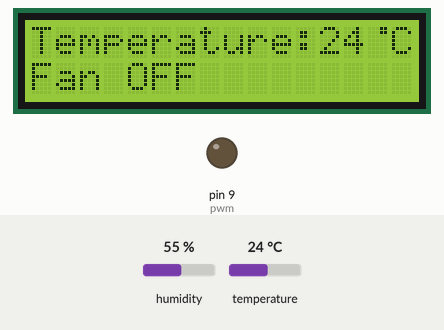
Recording of a sketch running on a simulated Arduino Uno, built with avr-gcc and run on an emulated ATmega328P. Shown: 16×2 character LCD, output pins drawn as LEDs (lit = HIGH). The test bench sets the inputs (shaded band); at power-on: temperature 24 °C, humidity 55 %.

Above: at 5.2 s.
5.3 s: temperature set to 28 °C
At 7.5 s:
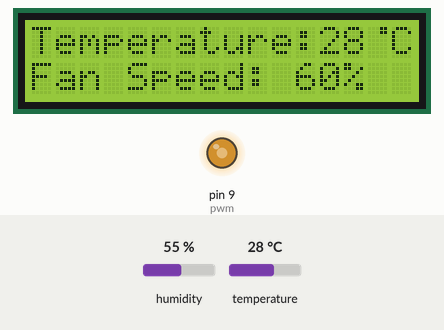
9.2 s: temperature set to 33 °C
At 10.9 s:
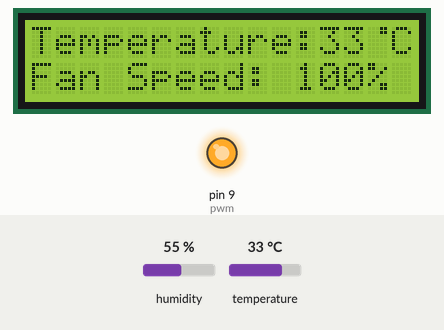
13.1 s: temperature set to 12 °C
At 14.3 s:
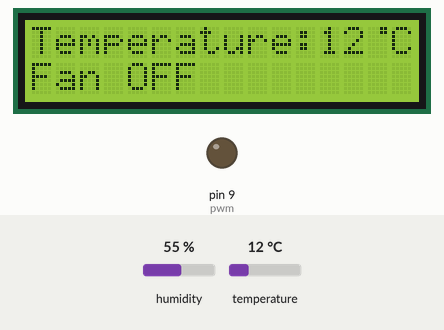
17.0 s: temperature set to 27 °C
At 21.1 s:
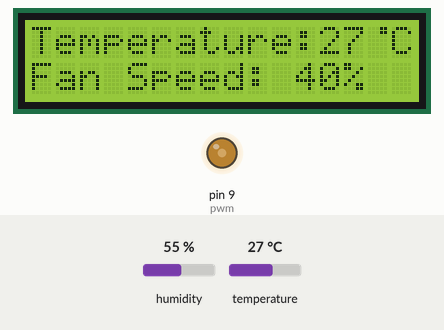
Timing chart, 0 to 22.2 s (numbered marks = the images above; inputs shaded):
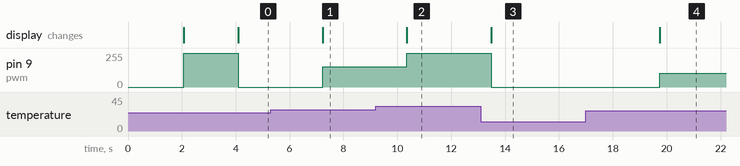

Measured:
- after the input at 5.3 s, pin 9 (pwm): 0/255 → 153/255 after 1.9 s; the display: changes after 1.9 s (image 1)
- after the input at 9.2 s, pin 9 (pwm): 153/255 → 255/255 after 1.2 s; the display: changes after 1.2 s (image 2)
- after the input at 13.1 s, pin 9 (pwm): 255/255 → 0/255 after 0.38 s; the display: changes after 0.39 s (image 3)
- after the input at 17.0 s, pin 9 (pwm): 0/255 → 102/255 after 2.7 s; the display: changes after 2.7 s (image 4)

The sketch:

automatic_temperature_controlled_fan.ino
```cpp
#include <DHT.h>
#include <DHT_U.h>     // Including library for dht
#include<LiquidCrystal.h>
LiquidCrystal lcd(7, 6, 5, 4, 3, 2);

#define dht_dpin 12
dht DHT;

#define pwm 9

byte degree[8] =
              {
                0b00011,
                0b00011,
                0b00000,
                0b00000,
                0b00000,
                0b00000,
                0b00000,
                0b00000
              };

void setup()
{
 lcd.begin(16, 2);
 lcd.createChar(1, degree);
 lcd.clear();
 lcd.print("   Fan Speed  ");
 lcd.setCursor(0,1);
 lcd.print("  Controlling ");
 delay(2000);
 analogWrite(pwm, 255);
 lcd.clear();
 lcd.print("BEEE PROJECT");
 delay(2000);
}

void loop()
{
  DHT.read11(dht_dpin);
  int temp=DHT.temperature;
  lcd.setCursor(0,0);
  lcd.print("Temperature:");
  lcd.print(temp);   // Printing temperature on LCD
  lcd.write(1);
  lcd.print("C");
  lcd.setCursor(0,1);
  if(temp <26 )
    {
      analogWrite(9,0);
      lcd.print("Fan OFF            ");
      delay(100);
    }

    else if(temp==26)
    {
      analogWrite(pwm, 51);
      lcd.print("Fan Speed: 20%   ");
      delay(100);
    }

     else if(temp==27)
    {
      analogWrite(pwm, 102);
      lcd.print("Fan Speed: 40%   ");
      delay(100);
    }

     else if(temp==28)
    {
      analogWrite(pwm, 153);
      lcd.print("Fan Speed: 60%   ");
      delay(100);
    }

    else if(temp==29)
    {
      analogWrite(pwm, 204);
      lcd.print("Fan Speed: 80%    ");
      delay(100);
    }
     else if(temp>29)
    {
      analogWrite(pwm, 255);
      lcd.print("Fan Speed: 100%   ");
      delay(100);
    }
  delay(3000);
}
```
